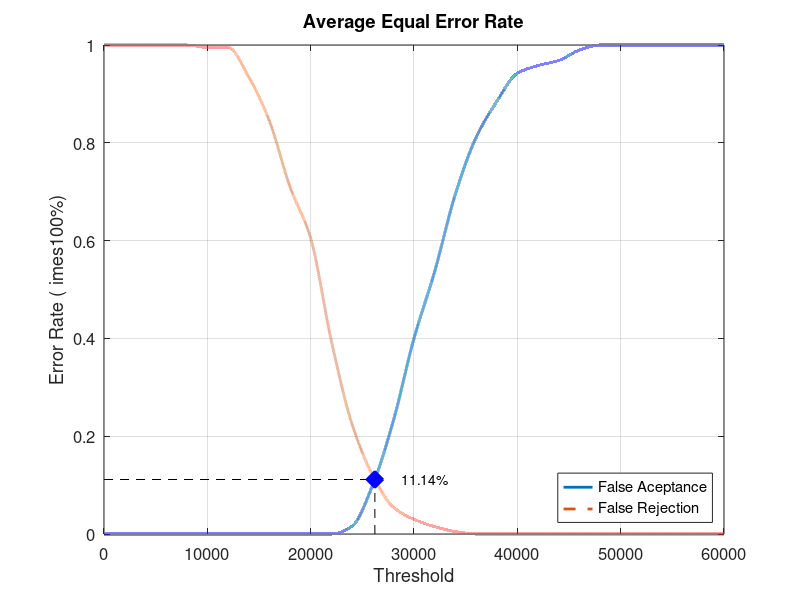
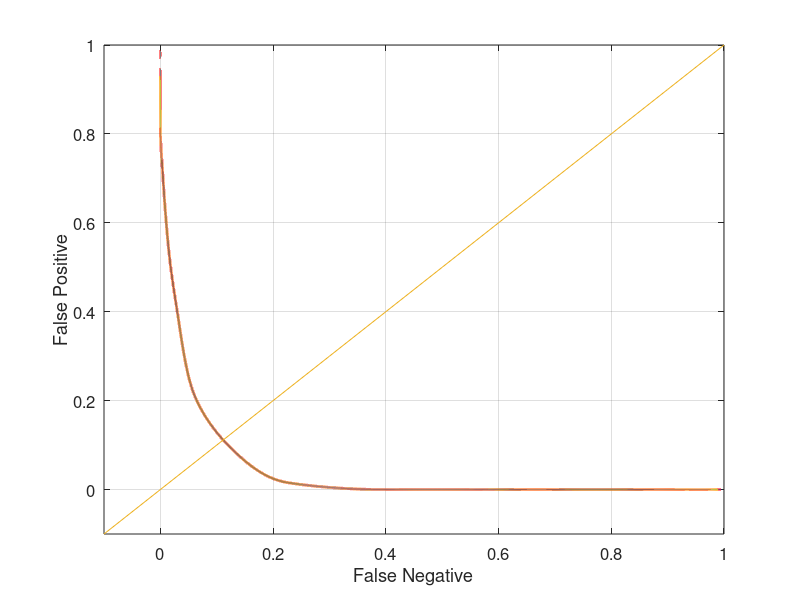

Write the MATLAB code that produced these figures, in order.
close all;
clear;
clc;
x = 0:2000:60000;
xq = 0:0.5:60000;

y0 = [0 0 0 0 0 0 0 0 0 0 0 0 0.0157895 0.1 0.231579 0.4 0.536842 0.694737 0.810526 0.884211 0.942105 0.957895 0.968421 0.989474 1 1 1 1 1 1 1]
yy0 = interp1(x, y0, xq, 'pchip');
y1 = [1 1 1 1 1 0.995 0.995 0.935 0.845 0.71 0.605 0.395 0.225 0.12 0.055 0.03 0.015 0.005 0 0 0 0 0 0 0 0 0 0 0 0 0]
yy1 = interp1(x, y1, xq, 'pchip');

% Calculating EER: 
y2 = abs(y0 - y1);
find(y2 == min(y2))
yy2 = abs(yy0 - yy1);
xEER = find(yy2 == min(yy2));
xEERIndex = xq(xEER) % X-axis EER
yEER = yy0(xEER) % Y-axis EER

main = figure
plot(xq, yy0,'-','LineWidth', 2);	hold on
plot(xq, yy1,'--','LineWidth', 2);	hold on
plot([xEERIndex xEERIndex], [0 yEER], 'k--');	hold on
plot([0 xEERIndex], [yEER yEER], 'k--');	hold on
plot(xEERIndex, yEER, 'bx', 'LineWidth', 10);	hold on
text(xEERIndex + 10 * xEERIndex / 100, yEER, [num2str(round((10000 * yEER)) / 100) '%'])
legend('False Aceptance', 'False Rejection', 'Location', 'SouthEast')
xlabel('Threshold')
ylabel('Error Rate (	imes100%)')
title('Average Equal Error Rate')
set(gca, 'FontSize', 12)
axis([0 60000 0 1])
grid on

print(main, 'Database1_1Main', '-dpng');
FNRxFPR = figure('Color', [1 1 1]);
plot(yy1, yy0, '-', yy1, yy0, 'LineWidth', 2);
hold on
y = -0.1:0.1:1
plot(y, y); 
set(gca, 'FontSize', 12)
xlabel('False Negative')
ylabel('False Positive')
axis([-0.1 1 -0.1 1])
set(gca, 'FontSize', 12)
grid on

print(FNRxFPR, 'Database1_1FNRxFPR','-dpng');
